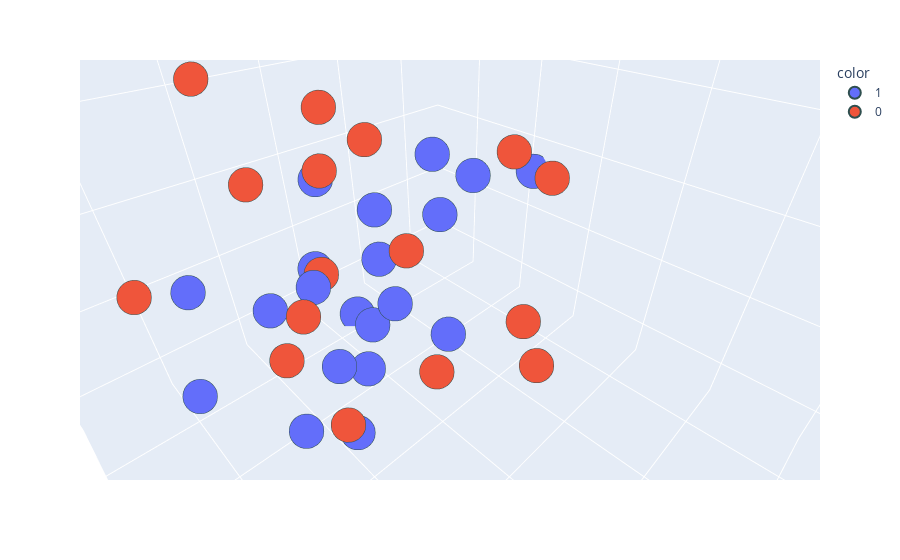

Notebook code for this chart:
### Code cell
import plotly.express as px
#y_train_trf = y_train.astype(str)
fig = px.scatter_3d(df, x=df['feature1'], y=df['feature2'], z=df['feature3'],
              color=df['target'].astype('str'))
fig.update_traces(marker=dict(size=12,
                              line=dict(width=2,
                                        color='DarkSlateGrey')),
                  selector=dict(mode='markers'))

fig.show()

### Figure 1 — Plotly figure (JSON) as saved in the notebook; plotly's stock layout.template omitted (floating-point values rounded to 4 significant figures)
{"data": [{"hovertemplate": "color=1<br>feature1=%{x}<br>feature2=%{y}<br>feature3=%{z}<extra></extra>", "legendgroup": "1", "marker": {"color": "#636efa", "line": {"color": "DarkSlateGrey", "width": 2}, "size": 12, "symbol": "circle"}, "mode": "markers", "name": "1", "scene": "scene", "showlegend": true, "type": "scatter3d", "x": [-0.3675, 0.4206, 1.968, -2.506, 0.3223, -0.3316, 0.667, -1.01, 0.2411, -0.04544, -0.9926, -0.4208, 0.9486, 1.415, 1.045, -1.838, 0.1901, -0.02254, 1.267, 1.772], "y": [-1.137, 0.4116, -0.5478, 0.147, 0.06034, -1.632, 0.02581, 0.4417, -0.9525, 1.041, -0.1613, -0.552, 0.7017, 0.4577, 0.5382, -0.9388, 0.5121, 0.01342, 0.1736, -0.3475], "z": [-1.322, -0.07132, -0.6794, 0.6062, -1.043, 0.6191, -0.7776, 1.129, -0.1363, -0.09403, 1.192, -0.1211, -1.051, 0.7289, 0.8121, -0.2018, 0.1315, 0.9359, -1.223, 0.6701]}, {"hovertemplate": "color=0<br>feature1=%{x}<br>feature2=%{y}<br>feature3=%{z}<extra></extra>", "legendgroup": "0", "marker": {"color": "#EF553B", "line": {"color": "DarkSlateGrey", "width": 2}, "size": 12, "symbol": "circle"}, "mode": "markers", "name": "0", "scene": "scene", "showlegend": true, "type": "scatter3d", "x": [0.1771, 1.425, 2.224, -0.7233, 2.823, -1.39, 0.3849, 1.677, 1.438, 0.2907, 0.7319, -1.028, -0.7643, 2.011, 0.8989, 1.01, 1.251, 0.2046, 0.7489, 1.234], "y": [-0.5981, 1.441, 0.2304, 1.461, -0.3329, 0.6667, 1.324, 4.188, 1.1, 0.867, 0.5174, 1.131, 1.567, 1.921, 0.436, 1.438, 0.1864, -0.01154, 2.593, 0.05278], "z": [1.227, 0.1826, 1.192, -0.08537, 2.637, 1.344, -0.1032, -0.08056, 1.065, 0.9826, 2.245, 2.603, 1.549, 2.933, 0.821, 2.328, 1.704, 3.151, 1.171, -0.2616]}], "layout": {"autosize": true, "legend": {"title": {"text": "color"}, "tracegroupgap": 0}, "margin": {"t": 60}, "scene": {"aspectmode": "auto", "aspectratio": {"x": 1.03, "y": 1.124, "z": 0.864}, "camera": {"center": {"x": 0, "y": 0, "z": 0}, "eye": {"x": 0.4487, "y": 0.4487, "z": 0.4487}, "projection": {"type": "perspective"}, "up": {"x": 0, "y": 0, "z": 1}}, "domain": {"x": [0, 1], "y": [0, 1]}, "xaxis": {"title": {"text": "feature1"}, "type": "linear"}, "yaxis": {"title": {"text": "feature2"}, "type": "linear"}, "zaxis": {"title": {"text": "feature3"}, "type": "linear"}}}}
